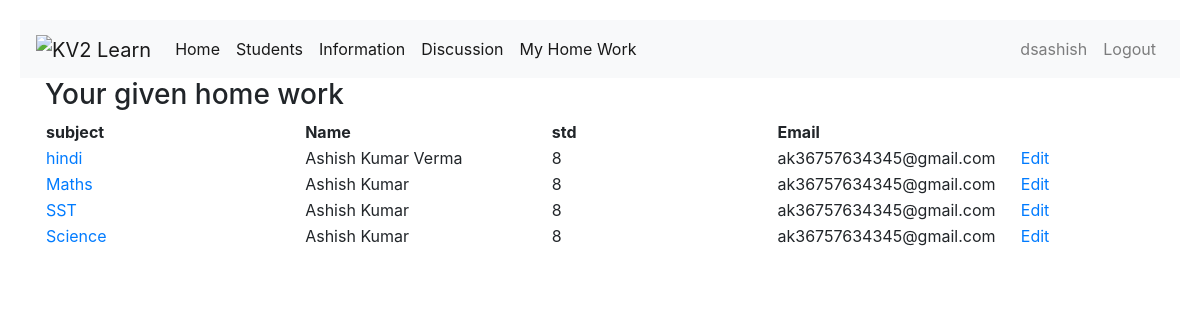
The app's page /myhomework/ (signed in) with its own data.
### users/models.py (models this page shows)
class CustomUser(AbstractUser):
    cat = models.CharField(max_length=200)
    std = models.CharField(max_length=200, blank=True, null=True)
    phone_number = models.CharField(max_length=15)

### mentor/models.py (models this page shows, shortened)
class HomeWork(models.Model):
	author = models.ForeignKey(CustomUser, on_delete=models.CASCADE)
	title = models.CharField(max_length=200)
	name = models.CharField(max_length=200)
	std = models.CharField(max_length=200)
	homework = models.TextField()

### mentor/views.py (the view)
# urls.py: path('myhomework/', views.myHomeWork, name="myhomework"),
def myHomeWork(request):
    user = get_object_or_404(CustomUser, username=request.user)
    obj = HomeWork.objects.filter(author=user)
    context = {
    "object_list": obj,
    }
    return render(request, template_name='myhomework.html', context=context)

### mentor/templates/myhomework.html
 {% extends "base.html" %}
{% block content %}
	<div  class="content-section">
<h3>Your given home work</h3>
    <table style="overflow-y: auto;">
        <tr style="overflow-y: auto;">
            <th style="padding-right: 200px;">subject</th>
            <th style="padding-right: 200px;">Name</th>
            <th style="padding-right: 200px;">std</th>
            <th style="padding-right: 200px;">Email</th>
        </tr>
    {% for obj in object_list %}
        <tr>
            <td><a href="/myhomework/{{obj.pk}}">{{obj.title}}</a></td>
            <td>{{obj.name}}</td>
            <td>{{obj.std}}</td>
            <td>{{obj.author.email}}</td>
            <td><a href="/donor_list/{{obj.pk}}/edit/">Edit</a></td>
        </tr>
        {% endfor %}
    </table>
</div>
{% endblock content %}

### mentor/templates/base.html (shortened to what this page needs)
<!DOCTYPE html>
<html lang="en">
<head>
    <link rel="stylesheet" href="https://stackpath.bootstrapcdn.com/bootstrap/4.3.1/css/bootstrap.min.css">
    <link rel="stylesheet" href="https://maxcdn.bootstrapcdn.com/font-awesome/4.7.0/css/font-awesome.min.css">
</head>
<body>
    <div class="bs-example">
        {% if user.cat == "teacher" %}
        <nav class="navbar navbar-expand-md navbar-light bg-light">
            <a href="#" class="navbar-brand">
                <img src="/examples/images/logo.svg" height="28" alt="KV2 Learn">
            </a>
            <div class="collapse navbar-collapse" id="navbarCollapse">
                <div class="navbar-nav">
                    <a href="/home/" class="nav-item nav-link active">Home</a>
                    <a href="/students/" class="nav-item nav-link active">Students</a>
                    <a href="/information/" class="nav-item nav-link active">Information</a>
                    <a href="/discuss/" class="nav-item nav-link active" tabindex="-1">Discussion</a>
                    <a href="/myhomework/" class="nav-item nav-link active" tabindex="-1">My Home Work</a>
                </div>
                <div class="navbar-nav ml-auto">
                    <a href="/profile/" class="nav-item nav-link">{{user.username}}</a>
                    <a href="/logout/" class="nav-item nav-link">Logout</a>
                </div>
            </div>
        </nav>
        {% endif %}
        <div class="container">
        {% block content %}
        {% endblock content %}
            </div>
    </div>
</body>
</html>

### mentor/templates/base.html (style rules this page uses)
.bs-example { margin: 20px; }

### records on screen
CustomUser: username "dsashish"
HomeWork: title "hindi", name "Ashish Kumar Verma", std "8", author.email "ak36757634345@gmail.com"
HomeWork: title "Maths", name "Ashish Kumar", std "8", author.email "ak36757634345@gmail.com"
HomeWork: title "SST", name "Ashish Kumar", std "8", author.email "ak36757634345@gmail.com"
HomeWork: title "Science", name "Ashish Kumar", std "8", author.email "ak36757634345@gmail.com"
